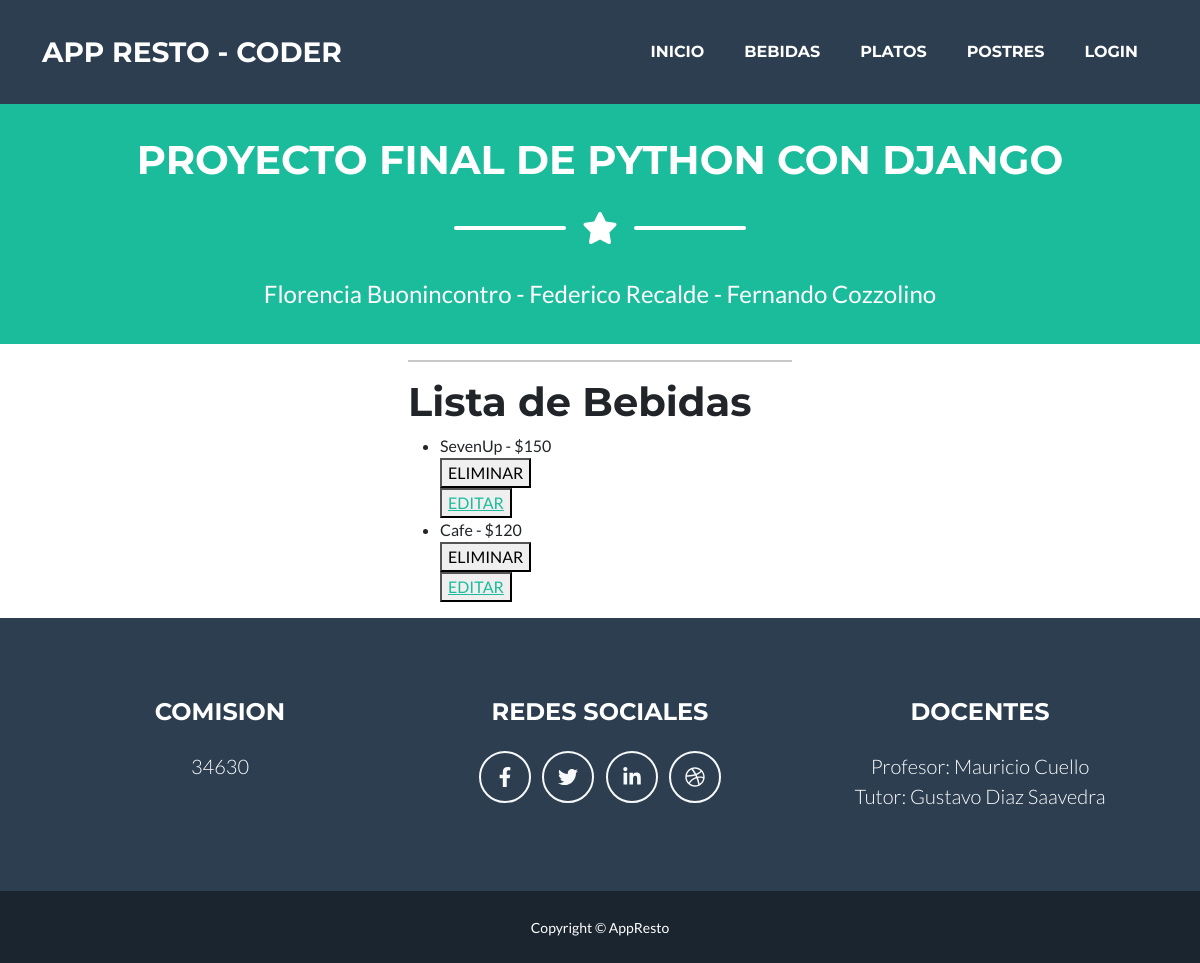
Page /leerBebidas/ on the earlier database version.
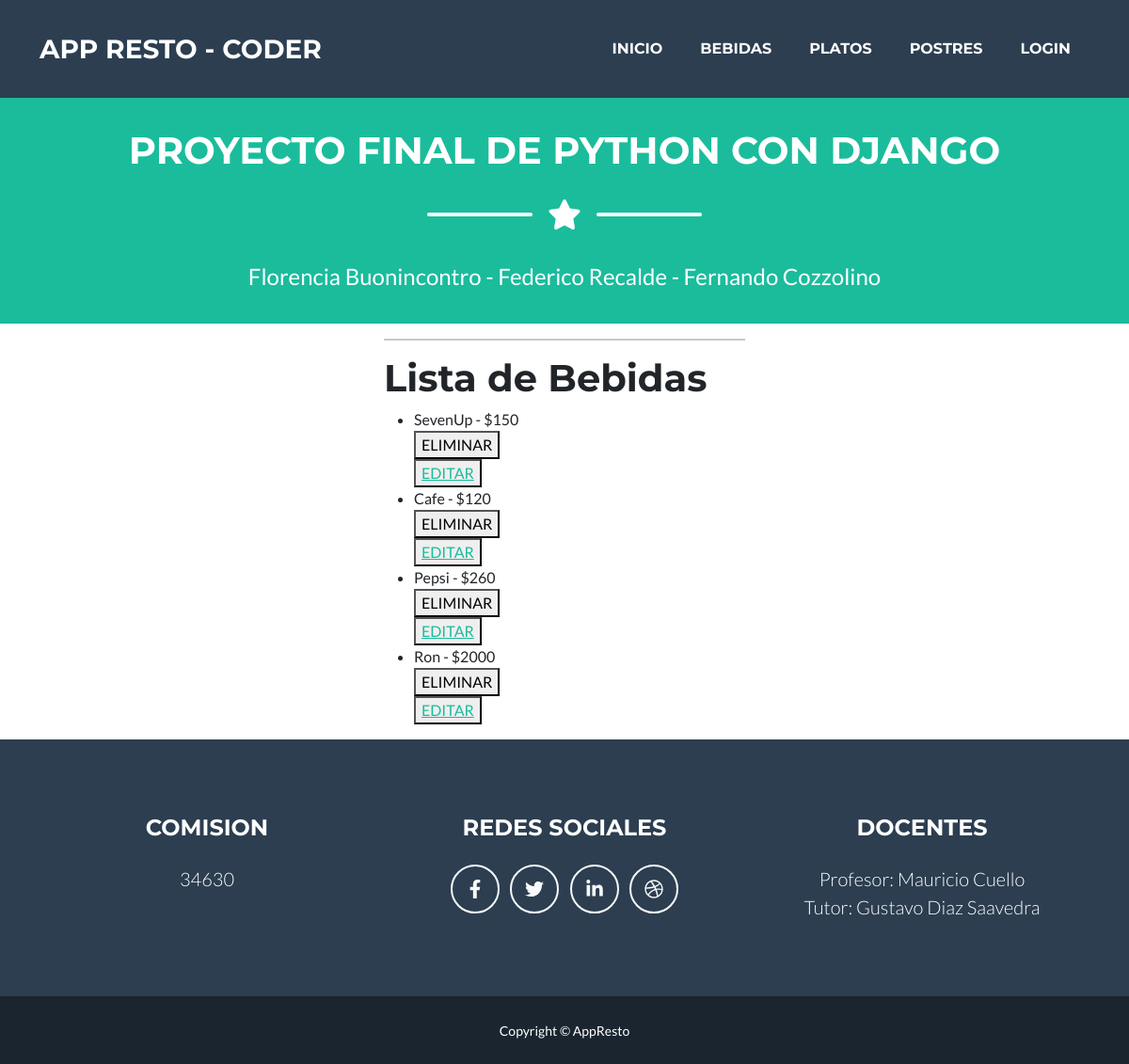
Same page on the later database version.
### AppResto/models.py (models this page shows)
class Bebida(models.Model):
    bebida =  models.CharField(max_length=50)
    precio =  models.IntegerField()
    def __str__(self):
        return f'{self.bebida} - ${self.precio}'

### AppResto/views.py (the view)
# urls.py: path('leerBebidas/', leerBebidas, name="LeerBebidas"),
def leerBebidas(request):
    bebidas = Bebida.objects.all()
    return render(request, "leerBebidas.html", {"bebidas": bebidas})

### AppResto/templates/leerBebidas.html
{% extends 'padre.html' %}
{% load static %}
{% block contenidoDinamico %}
<h1> Lista de Bebidas</h1>
<ul>
    {% for bebida in bebidas %}
        <li> {{bebida}}</li>
        <div>
            <form action="{% url 'Elimina_bebida' bebida.id %}" method="POST"> {% csrf_token %}
                <button type = "submit">ELIMINAR</button>
            </form>
            <button>
                <a href="{% url 'Editar_bebida' bebida.id %}">EDITAR</a>
            </button>
        </div>
    {% endfor %}
</ul>
{% endblock contenidoDinamico %}

Differences in the rows shown:
added Bebida: bebida+precio "Pepsi - $260"
added Bebida: bebida+precio "Ron - $2000"
